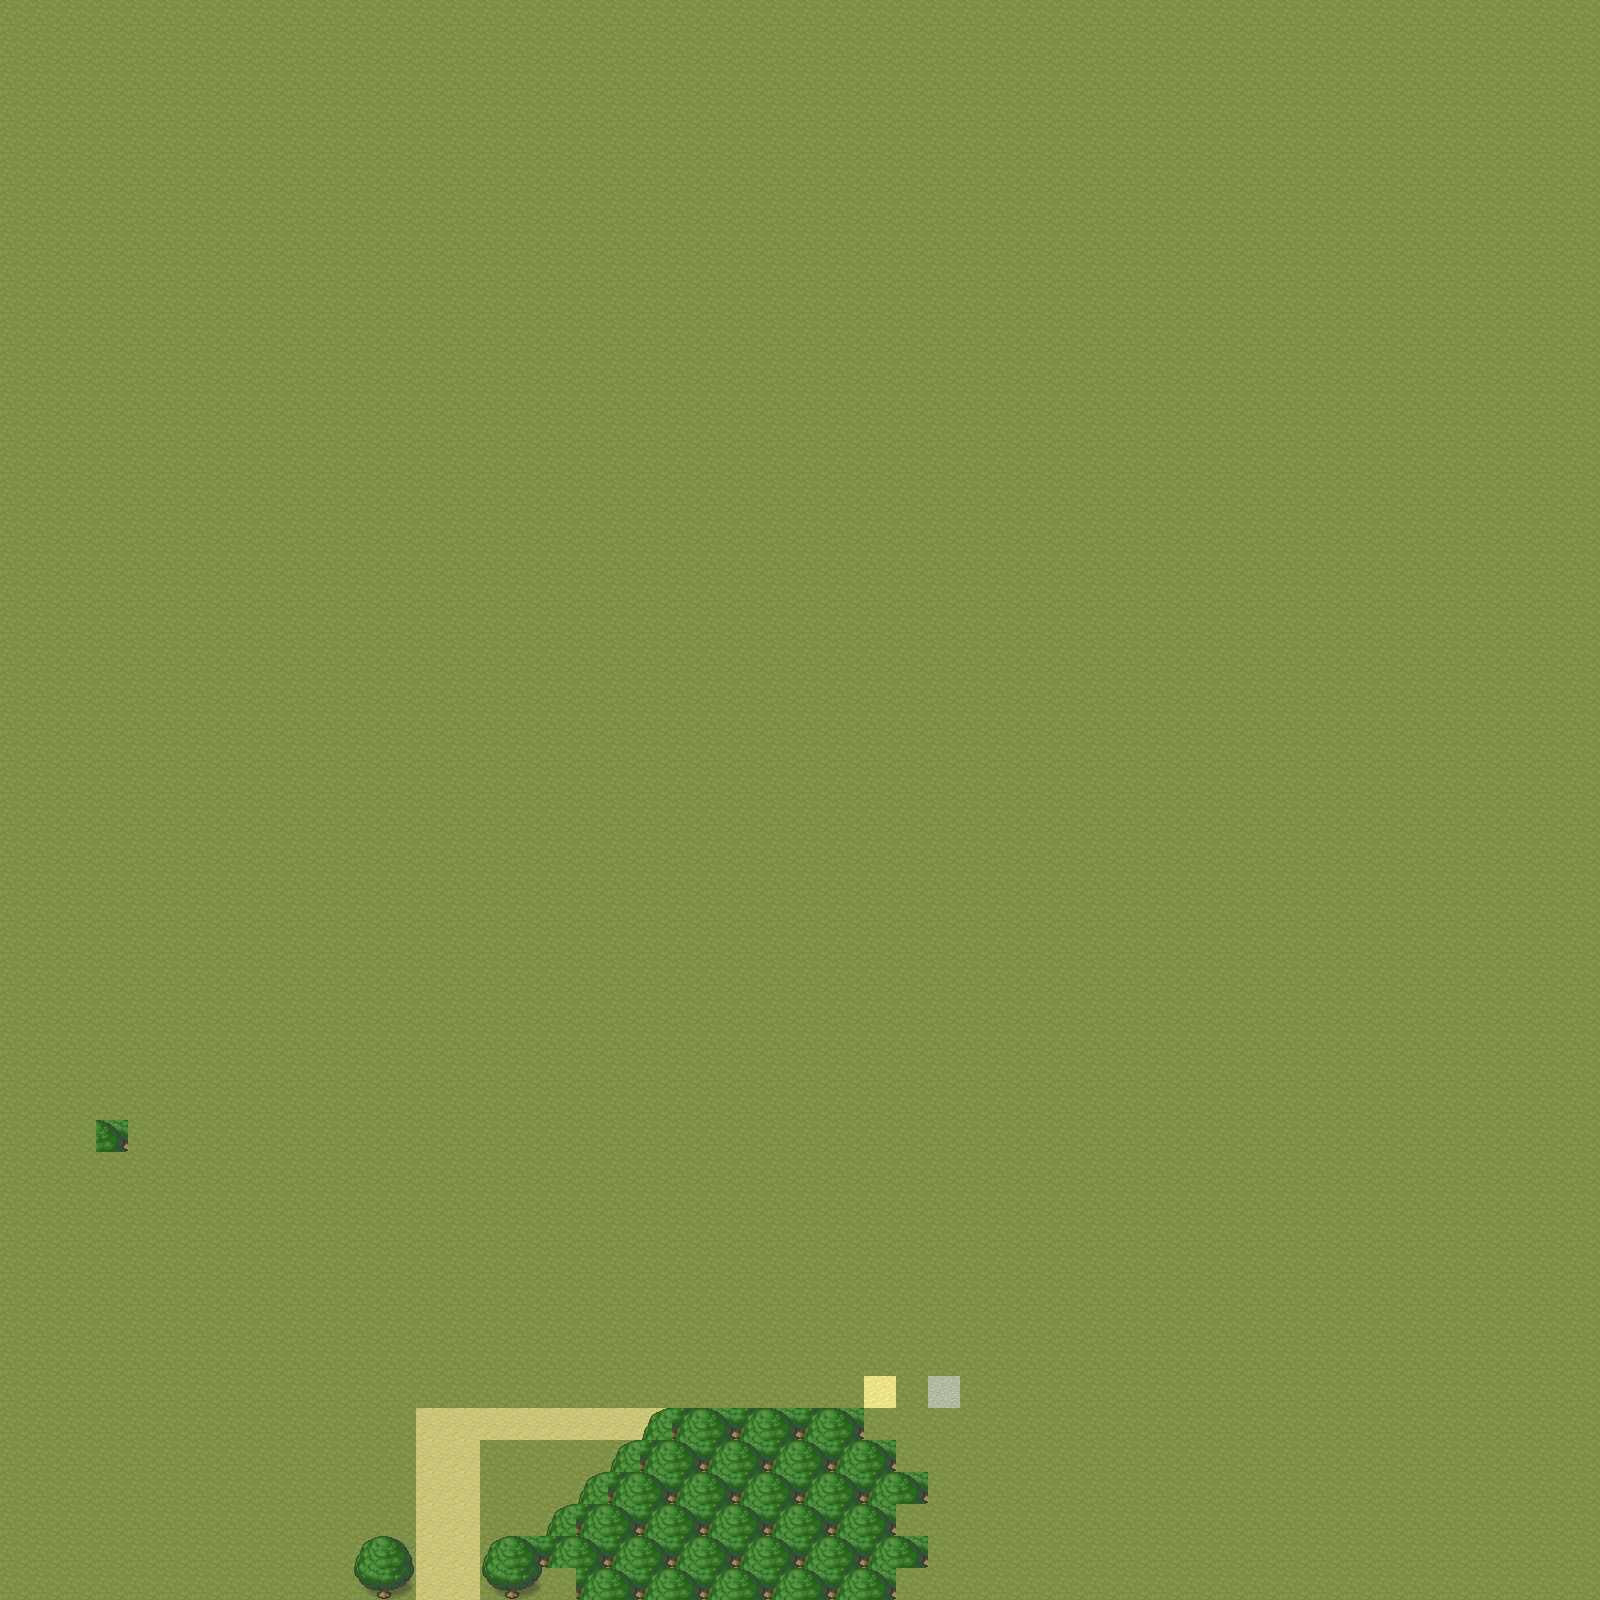

Rendered tile map (Tiled .tmx) drawn with the repository's tilesets; below, a short description and the map source with its tile grids summarised:
An orthogonal 50x50 tile map with 32x32 px tiles, 2 tile layers (Background, Blocked) and 3 objects (player, door, pnj).

<map version="1.2" tiledversion="1.2.4" orientation="orthogonal" renderorder="right-down" width="50" height="50" tilewidth="32" tileheight="32" infinite="0" nextlayerid="6" nextobjectid="8">
 <properties>
  <property name="collision" type="bool" value="true" />
  <property name="tileset" value="map_tileset" />
 </properties>
 <tileset firstgid="1" name="BaseChip_pipo_2" tilewidth="32" tileheight="32" tilecount="1064" columns="8">
  <image source="../images/BaseChip_pipo_2.png" width="256" height="4256" />
  <terraintypes>
   <terrain name="grotte" tile="0" />
  </terraintypes>
  <tile id="72" terrain=",,,0" />
  <tile id="73" terrain=",,0,0" />
  <tile id="74" terrain=",,0," />
  <tile id="80" terrain=",0,,0" />
  <tile id="82" terrain="0,,0," />
  <tile id="88" terrain=",0,,0" />
  <tile id="89" terrain="0,0,0,0" />
  <tile id="90" terrain="0,,0," />
  <tile id="91" terrain=",,,0" />
  <tile id="92" terrain=",,0," />
  <tile id="96" terrain=",0,,0" />
  <tile id="97" terrain="0,0,0,0" />
  <tile id="98" terrain="0,,0," />
  <tile id="99" terrain=",0,," />
  <tile id="104" terrain=",0,," />
  <tile id="105" terrain="0,0,," />
  <tile id="106" terrain="0,,," />
  <tile id="107" terrain=",0,,0" />
  <tile id="108" terrain="0,0,0,0" />
  <tile id="109" terrain="0,,0," />
 </tileset>
 <layer id="1" name="Background" width="50" height="50">
  <properties>
   <property name="collision" type="bool" value="false" />
   <property name="tileset" value="map_tileset" />
  </properties>
  <data>[2500 cells, 2500 non-empty, 2 distinct tile ids]</data>
 </layer>
 <layer id="2" name="Blocked" width="50" height="50">
  <properties>
   <property name="collision" type="bool" value="true" />
   <property name="tileset" value="map_tileset" />
  </properties>
  <data>[2500 cells, 71 non-empty, 8 distinct tile ids]</data>
 </layer>
 <objectgroup id="5" name="Objects">
  <properties>
   <property name="tileset" value="map_tileset" />
  </properties>
  <object id="5" name="player" type="player" x="447" y="1532">
   <properties>
    <property name="cross_speed" type="int" value="70" />
    <property name="group" value="players" />
    <property name="texture" value="player_spritesheet" />
    <property name="walking_speed" type="int" value="180" />
   </properties>
   <point />
  </object>
  <object id="6" name="door" type="door" x="413" y="1568" width="65" height="30">
   <properties>
    <property name="group" value="doors" />
    <property name="next_level" value="Village" />
   </properties>
  </object>
  <object id="7" name="Old_man" type="pnj" x="430" y="1405">
   <properties>
    <property name="chapitre" value="wild-0" />
    <property name="group" value="pnjs" />
    <property name="message" value="old_man_message" />
    <property name="texture" value="old_man_spritesheet" />
   </properties>
   <point />
  </object>
 </objectgroup>
</map>
